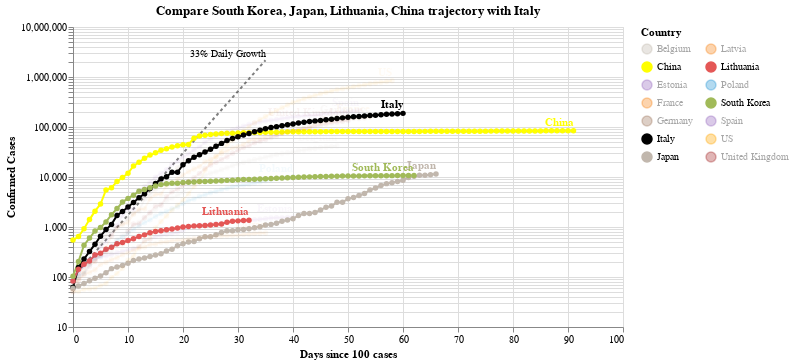

Notebook source saved alongside this figure:
### Code cell
#hide_input
chart3 = make_since_chart(dff2, ['South Korea', 'Japan', 'Lithuania', 'China'], baseline_countries)
chart3

### Figure 1 — Vega-Lite specification as saved in the notebook (floating-point values rounded to 4 significant figures; data arrays with more than 128 entries replaced by an {"elided": "..."} marker saying what was removed)
{"config": {"view": {"continuousWidth": 400, "continuousHeight": 300}}, "layer": [{"mark": {"type": "line", "color": "black", "opacity": 0.5, "strokeDash": [3, 3]}, "encoding": {"x": {"type": "quantitative", "field": "Days since 100 cases"}, "y": {"type": "quantitative", "field": "Confirmed Cases"}}}, {"mark": {"type": "text", "align": "right", "dy": -6, "fontSize": 10, "text": "33% Daily Growth"}, "encoding": {"x": {"type": "quantitative", "field": "Days since 100 cases"}, "y": {"type": "quantitative", "field": "Confirmed Cases"}}, "transform": [{"filter": "(datum['Days since 100 cases'] >= 35)"}]}, {"data": {"name": "data-a935cc59f07bf05702d7ea7ddbe411b3"}, "mark": {"type": "line", "point": true}, "encoding": {"color": {"type": "nominal", "field": "Country", "legend": {"columns": 2}, "scale": {"domain": ["Belgium", "China", "Estonia", "France", "Germany", "Italy", "Japan", "Latvia", "Lithuania", "Poland", "South Korea", "Spain", "US", "United Kingdom"], "range": ["#C1B7AD", "yellow", "#9467bd", "#F58518", "#9D755D", "black", "#C1B7AD", "#F58518", "#E45756", "#2495D3", "#A1BA59", "#9467bd", "orange", "brown"]}}, "opacity": {"condition": {"value": 1, "selection": "selector001"}, "value": 0.05}, "tooltip": [{"type": "nominal", "field": "Country"}, {"type": "temporal", "field": "Date"}, {"type": "quantitative", "field": "Confirmed Cases"}, {"type": "quantitative", "field": "Days since 100 cases"}], "x": {"type": "quantitative", "field": "Days since 100 cases"}, "y": {"type": "quantitative", "field": "Confirmed Cases", "scale": {"type": "log"}}}, "selection": {"selector001": {"type": "multi", "fields": ["Country"], "bind": "legend", "init": [{"Country": "South Korea"}, {"Country": "Japan"}, {"Country": "Lithuania"}, {"Country": "China"}, {"Country": "Italy"}]}}, "width": 550}, {"data": {"name": "data-a935cc59f07bf05702d7ea7ddbe411b3"}, "mark": {"type": "text", "align": "right", "dy": -8, "fontWeight": "bold"}, "encoding": {"color": {"type": "nominal", "field": "Country", "legend": {"columns": 2}, "scale": {"domain": ["Belgium", "China", "Estonia", "France", "Germany", "Italy", "Japan", "Latvia", "Lithuania", "Poland", "South Korea", "Spain", "US", "United Kingdom"], "range": ["#C1B7AD", "yellow", "#9467bd", "#F58518", "#9D755D", "black", "#C1B7AD", "#F58518", "#E45756", "#2495D3", "#A1BA59", "#9467bd", "orange", "brown"]}}, "opacity": {"condition": {"value": 1, "selection": "selector001"}, "value": 0.05}, "text": {"type": "nominal", "field": "Country"}, "tooltip": [{"type": "nominal", "field": "Country"}, {"type": "temporal", "field": "Date"}, {"type": "quantitative", "field": "Confirmed Cases"}, {"type": "quantitative", "field": "Days since 100 cases"}], "x": {"type": "quantitative", "field": "Days since 100 cases"}, "y": {"type": "quantitative", "field": "Confirmed Cases", "scale": {"type": "log"}}}, "transform": [{"filter": "(datum['Date'] >= 1587513600000)"}], "width": 550}], "data": {"name": "data-c1a3bbf4dd040f2e7e8e7a69520e3c2a"}, "title": "Compare South Korea, Japan, Lithuania, China trajectory with Italy", "$schema": "https://vega.github.io/schema/vega-lite/v4.0.2.json", "datasets": {"data-c1a3bbf4dd040f2e7e8e7a69520e3c2a": [{"Days since 100 cases": 0, "Confirmed Cases": 100.0}, {"Days since 100 cases": 1, "Confirmed Cases": 133.0}, {"Days since 100 cases": 2, "Confirmed Cases": 176.9}, {"Days since 100 cases": 3, "Confirmed Cases": 235.3}, {"Days since 100 cases": 4, "Confirmed Cases": 312.9}, {"Days since 100 cases": 5, "Confirmed Cases": 416.2}, {"Days since 100 cases": 6, "Confirmed Cases": 553.5}, {"Days since 100 cases": 7, "Confirmed Cases": 736.1}, {"Days since 100 cases": 8, "Confirmed Cases": 979.1}, {"Days since 100 cases": 9, "Confirmed Cases": 1302.0}, {"Days since 100 cases": 10, "Confirmed Cases": 1732.0}, {"Days since 100 cases": 11, "Confirmed Cases": 2303.0}, {"Days since 100 cases": 12, "Confirmed Cases": 3064.0}, {"Days since 100 cases": 13, "Confirmed Cases": 4074.0}, {"Days since 100 cases": 14, "Confirmed Cases": 5419.0}, {"Days since 100 cases": 15, "Confirmed Cases": 7207.0}, {"Days since 100 cases": 16, "Confirmed Cases": 9586.0}, {"Days since 100 cases": 17, "Confirmed Cases": 12750.0}, {"Days since 100 cases": 18, "Confirmed Cases": 16960.0}, {"Days since 100 cases": 19, "Confirmed Cases": 22550.0}, {"Days since 100 cases": 20, "Confirmed Cases": 29990.0}, {"Days since 100 cases": 21, "Confirmed Cases": 39890.0}, {"Days since 100 cases": 22, "Confirmed Cases": 53060.0}, {"Days since 100 cases": 23, "Confirmed Cases": 70560.0}, {"Days since 100 cases": 24, "Confirmed Cases": 93850.0}, {"Days since 100 cases": 25, "Confirmed Cases": 124800.0}, {"Days since 100 cases": 26, "Confirmed Cases": 166000.0}, {"Days since 100 cases": 27, "Confirmed Cases": 220800.0}, {"Days since 100 cases": 28, "Confirmed Cases": 293700.0}, {"Days since 100 cases": 29, "Confirmed Cases": 390600.0}, {"Days since 100 cases": 30, "Confirmed Cases": 519500.0}, {"Days since 100 cases": 31, "Confirmed Cases": 690900.0}, {"Days since 100 cases": 32, "Confirmed Cases": 918900.0}, {"Days since 100 cases": 33, "Confirmed Cases": 1222000.0}, {"Days since 100 cases": 34, "Confirmed Cases": 1625000.0}, {"Days since 100 cases": 35, "Confirmed Cases": 2162000.0}], "data-a935cc59f07bf05702d7ea7ddbe411b3": {"elided": "755 records"}}}
